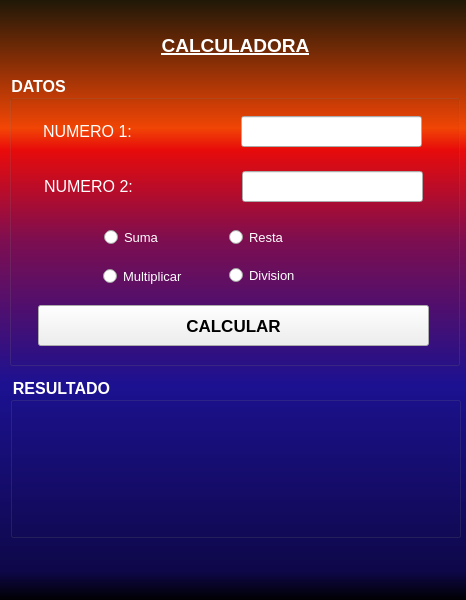
<?xml version="1.0" encoding="UTF-8"?>
<ui version="4.0">
 <class>MainWindow</class>
 <widget class="QMainWindow" name="MainWindow">
  <property name="geometry">
   <rect>
    <x>0</x>
    <y>0</y>
    <width>466</width>
    <height>600</height>
   </rect>
  </property>
  <property name="windowTitle">
   <string>MainWindow</string>
  </property>
  <property name="styleSheet">
   <string notr="true">QWidget#centralwidget{
background-color: qlineargradient(spread:pad, x1:0, y1:1, x2:0, y2:0, stop:0 rgba(0, 0, 0, 255), stop:0.05 rgba(14, 8, 73, 255), stop:0.36 rgba(28, 17, 145, 255), stop:0.6 rgba(126, 14, 81, 255), stop:0.75 rgba(234, 11, 11, 255), stop:0.78607 rgba(244, 70, 5, 255), stop:1 rgba(31, 24, 7, 255));}</string>
  </property>
  <widget class="QWidget" name="centralwidget">
   <widget class="QGroupBox" name="groupBox">
    <property name="geometry">
     <rect>
      <x>9</x>
      <y>75</y>
      <width>451</width>
      <height>291</height>
     </rect>
    </property>
    <property name="font">
     <font>
      <pointsize>12</pointsize>
      <weight>75</weight>
      <bold>true</bold>
     </font>
    </property>
    <property name="styleSheet">
     <string notr="true">color: rgb(255, 255, 255);</string>
    </property>
    <property name="title">
     <string>DATOS</string>
    </property>
    <widget class="QLabel" name="label_2">
     <property name="geometry">
      <rect>
       <x>34</x>
       <y>41</y>
       <width>191</width>
       <height>31</height>
      </rect>
     </property>
     <property name="font">
      <font>
       <pointsize>12</pointsize>
       <weight>50</weight>
       <bold>false</bold>
      </font>
     </property>
     <property name="text">
      <string>NUMERO 1:</string>
     </property>
    </widget>
    <widget class="QLineEdit" name="numero1">
     <property name="geometry">
      <rect>
       <x>232</x>
       <y>41</y>
       <width>181</width>
       <height>31</height>
      </rect>
     </property>
     <property name="font">
      <font>
       <pointsize>11</pointsize>
       <weight>50</weight>
       <bold>false</bold>
      </font>
     </property>
     <property name="styleSheet">
      <string notr="true">color: rgb(0, 0, 0);</string>
     </property>
     <property name="text">
      <string/>
     </property>
    </widget>
    <widget class="QLabel" name="label_3">
     <property name="geometry">
      <rect>
       <x>35</x>
       <y>96</y>
       <width>191</width>
       <height>31</height>
      </rect>
     </property>
     <property name="font">
      <font>
       <pointsize>12</pointsize>
       <weight>50</weight>
       <bold>false</bold>
      </font>
     </property>
     <property name="text">
      <string>NUMERO 2:</string>
     </property>
    </widget>
    <widget class="QLineEdit" name="numero2">
     <property name="geometry">
      <rect>
       <x>233</x>
       <y>96</y>
       <width>181</width>
       <height>31</height>
      </rect>
     </property>
     <property name="font">
      <font>
       <pointsize>11</pointsize>
       <weight>50</weight>
       <bold>false</bold>
      </font>
     </property>
     <property name="styleSheet">
      <string notr="true">color: black</string>
     </property>
     <property name="text">
      <string/>
     </property>
    </widget>
    <widget class="QRadioButton" name="RB_suma">
     <property name="geometry">
      <rect>
       <x>95</x>
       <y>152</y>
       <width>95</width>
       <height>20</height>
      </rect>
     </property>
     <property name="font">
      <font>
       <pointsize>10</pointsize>
       <weight>50</weight>
       <bold>false</bold>
      </font>
     </property>
     <property name="text">
      <string>Suma</string>
     </property>
    </widget>
    <widget class="QRadioButton" name="RB_multi">
     <property name="geometry">
      <rect>
       <x>94</x>
       <y>191</y>
       <width>111</width>
       <height>20</height>
      </rect>
     </property>
     <property name="font">
      <font>
       <pointsize>10</pointsize>
       <weight>50</weight>
       <bold>false</bold>
      </font>
     </property>
     <property name="text">
      <string>Multiplicar</string>
     </property>
    </widget>
    <widget class="QRadioButton" name="RB_resta">
     <property name="geometry">
      <rect>
       <x>220</x>
       <y>152</y>
       <width>95</width>
       <height>20</height>
      </rect>
     </property>
     <property name="font">
      <font>
       <pointsize>10</pointsize>
       <weight>50</weight>
       <bold>false</bold>
      </font>
     </property>
     <property name="text">
      <string>Resta</string>
     </property>
    </widget>
    <widget class="QRadioButton" name="RB_divide">
     <property name="geometry">
      <rect>
       <x>220</x>
       <y>190</y>
       <width>95</width>
       <height>20</height>
      </rect>
     </property>
     <property name="font">
      <font>
       <pointsize>10</pointsize>
       <weight>50</weight>
       <bold>false</bold>
      </font>
     </property>
     <property name="text">
      <string>Division</string>
     </property>
    </widget>
    <widget class="QPushButton" name="calcular">
     <property name="geometry">
      <rect>
       <x>29</x>
       <y>230</y>
       <width>391</width>
       <height>41</height>
      </rect>
     </property>
     <property name="font">
      <font>
       <pointsize>13</pointsize>
       <weight>75</weight>
       <bold>true</bold>
      </font>
     </property>
     <property name="styleSheet">
      <string notr="true">color: rgb(0, 0, 0);</string>
     </property>
     <property name="text">
      <string>CALCULAR</string>
     </property>
    </widget>
   </widget>
   <widget class="QGroupBox" name="groupBox_2">
    <property name="geometry">
     <rect>
      <x>10</x>
      <y>377</y>
      <width>451</width>
      <height>161</height>
     </rect>
    </property>
    <property name="font">
     <font>
      <pointsize>12</pointsize>
      <weight>75</weight>
      <bold>true</bold>
     </font>
    </property>
    <property name="styleSheet">
     <string notr="true">color: rgb(255, 255, 255);</string>
    </property>
    <property name="title">
     <string>RESULTADO</string>
    </property>
    <widget class="QLabel" name="LB_resultado">
     <property name="geometry">
      <rect>
       <x>14</x>
       <y>39</y>
       <width>421</width>
       <height>91</height>
      </rect>
     </property>
     <property name="font">
      <font>
       <pointsize>11</pointsize>
      </font>
     </property>
     <property name="text">
      <string/>
     </property>
     <property name="alignment">
      <set>Qt::AlignCenter</set>
     </property>
    </widget>
   </widget>
   <widget class="QLabel" name="label">
    <property name="geometry">
     <rect>
      <x>15</x>
      <y>20</y>
      <width>441</width>
      <height>51</height>
     </rect>
    </property>
    <property name="font">
     <font>
      <pointsize>14</pointsize>
      <weight>75</weight>
      <bold>true</bold>
      <underline>true</underline>
     </font>
    </property>
    <property name="styleSheet">
     <string notr="true">color: rgb(255, 255, 255);</string>
    </property>
    <property name="text">
     <string>CALCULADORA</string>
    </property>
    <property name="alignment">
     <set>Qt::AlignCenter</set>
    </property>
   </widget>
  </widget>
 </widget>
 <resources/>
 <connections/>
</ui>
